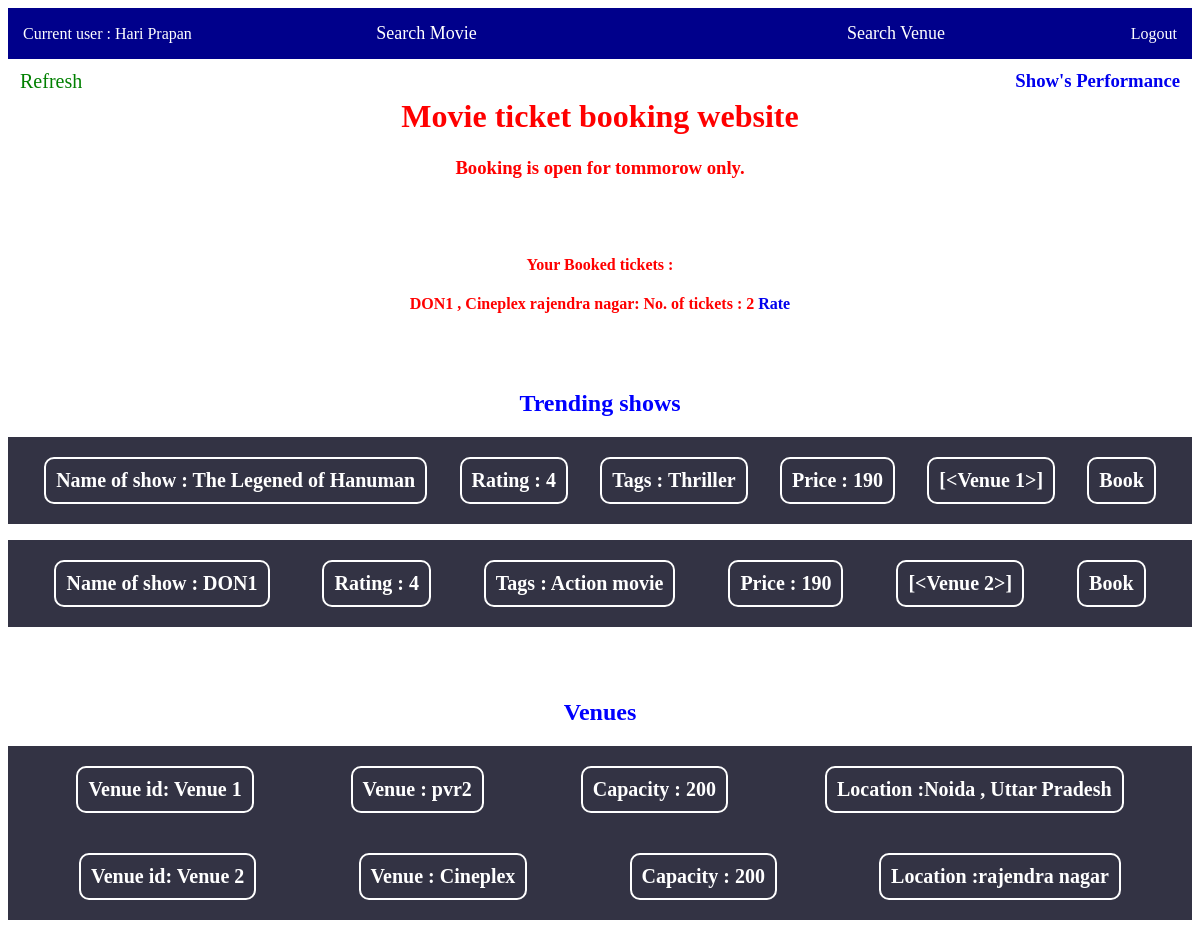
The app's page /home (signed in) with its own data.
### models.py (models this page shows)
class Booking(db.Model):
    id = db.Column(db.Integer, primary_key=True)
    user_name = db.Column(db.String, db.ForeignKey('user.username'), nullable=False)
    show_id = db.Column(db.Integer, db.ForeignKey('show.show_id'), nullable=False)
    show_name=db.Column(db.String,nullable=False)
    venue=db.Column(db.String,nullable=False)
    tickets = db.Column(db.Integer)

class Show(db.Model):
    show_id=db.Column(db.Integer,primary_key=True)
    show_name=db.Column(db.String,nullable=False)
    Rating=db.Column(db.Integer,nullable=False)
    Tags=db.Column(db.String,nullable=False)
    Price=db.Column(db.Integer,nullable=False)
    shift=db.Column(db.String,nullable=False)
    image_url=db.Column(db.String)
    venue=db.relationship("Venue",secondary="joint",back_populates="show")

class Venue(db.Model):
    venue_id=db.Column(db.Integer,primary_key=True)
    venue_name=db.Column(db.String,nullable=False)
    venue_loc=db.Column(db.String,nullable=False)
    capacity=db.Column(db.Integer,nullable=False)
    show=db.relationship("Show",secondary="joint",back_populates="venue")

### main.py (the view)
@app.route("/home")
def home():
    if 'username' in session:
        sho = Show.query.all()
        ven = Venue.query.all()
        tickets = Booking.query.filter_by(user_name=session["username"])
        return render_template('home.html',show=sho,venue=ven,tickets=tickets,user=session["username"])
    else:
        return redirect(url_for('user_login'))

### templates/home.html (shortened to what this page needs)
<!DOCTYPE html>
<html lang="en">
<head>
</head>
<body>
<div class="top-margin">
    <div class="option-left">Current user : {{user}}</div>
    <a class="option-center"href="/search_movie">Search Movie</a>
    <a class="option-center" href="/search_venue">Search Venue</a>
    <a class="logout" href="/logout">Logout</a>
</div>
<br>
<h1>Movie ticket booking website</h1>
<h3>Booking is open for tommorow only.</h3>
<h3><a class="show-per" href="/performance/forecast/bookings">Show's Performance</a></h3>
<br>
<a class="refresh" href="/home">Refresh</a>
<br>
<div class="booked-tickets">
    <h4>Your Booked tickets : <h4>
        {% for ticket in tickets%}
        {{ticket.show_name}} , {{ticket.venue}}: No. of tickets : {{ticket.tickets}} <a href="/rating/{{ticket.show_id}}">Rate</a> <br>
        {% endfor %}
        <br>
</div>
<br>
<h2>Trending shows</h2>
{%for show in show%}
<p>
<ul>
    <li>Name of show : {{show.show_name}}</li>
    <li>Rating : {{show.Rating}}</li>
    <li>Tags : {{show.Tags}}</li>
    <li>Price : {{show.Price}}</li>
    <li>{{show.venue}}</li>
    <li><a class="Book" href="/book/{{show.show_name}}/{{show.show_id}}">Book</a></li>
</ul>
</p>
{% endfor %}
<br>
<br>
<h2>Venues</h2>
{% for venue in venue %}
<ul>
    <li>Venue id: Venue {{venue.venue_id}}</li>
    <li>Venue : {{venue.venue_name}}</li>
    <li>Capacity : {{venue.capacity}}</li>
    <li>Location :{{venue.venue_loc}}</li>
</ul>
{% endfor %}
</body>
</html>

### templates/home.html (style rules this page uses)
body { background-image:url("https://images.unsplash.com/photo-1496629062893-b0f566065d44?ixlib=rb-4.0.3&ixid=MnwxMjA3fDB8MHxwaG90by1wYWdlfHx8fGVufDB8fHx8&auto=format&fit=crop&w=870&q=80") }
a { text-decoration:none; }
h1 { text-align:center; font-size=35px; color:red; }
h3 { text-align:center; font-size=30px; color:red; }
h2 { text-align: center; font-size=27px; color:blue; }
.booked-tickets { text-align:center; font-size=35px; color:red; }
a.Book { color:white; }
ul { list-style-type: none; margin: 0; display: flex; justify-content: space-around; align-items: center; background-color: #334; color: white; padding: 20px; }
li { font-size: 20px; font-weight: bold; padding: 10px; border: 2px solid white; border-radius: 10px; }
a.refresh { position: absolute; top: 70px; left: 20px; font-size: 20px; color: green; text-decoration: none; }
.top-margin { display: flex; align-items: center; background-color: #00008B; color: white; padding: 15px; }
.option-center { font-size: 18px; color:white; flex: 8; cursor: pointer; display: flex; justify-content: center; }
a.logout { color:white; }
a.show-per { position:absolute; top:70px; right:20px; }

### records on screen
Booking: user_name "Hari Prapan", show_name "DON1", venue "Cineplex rajendra nagar", tickets "2"
Show: show_name "The Legened of Hanuman", Rating "4", Tags "Thriller", Price "190", venue "[<Venue 1>]"
Show: show_name "DON1", Rating "4", Tags "Action movie", Price "190", venue "[<Venue 2>]"
Venue: venue_id "1", venue_name "pvr2", capacity "200", venue_loc "Noida , Uttar Pradesh"
Venue: venue_id "2", venue_name "Cineplex", capacity "200", venue_loc "rajendra nagar"
